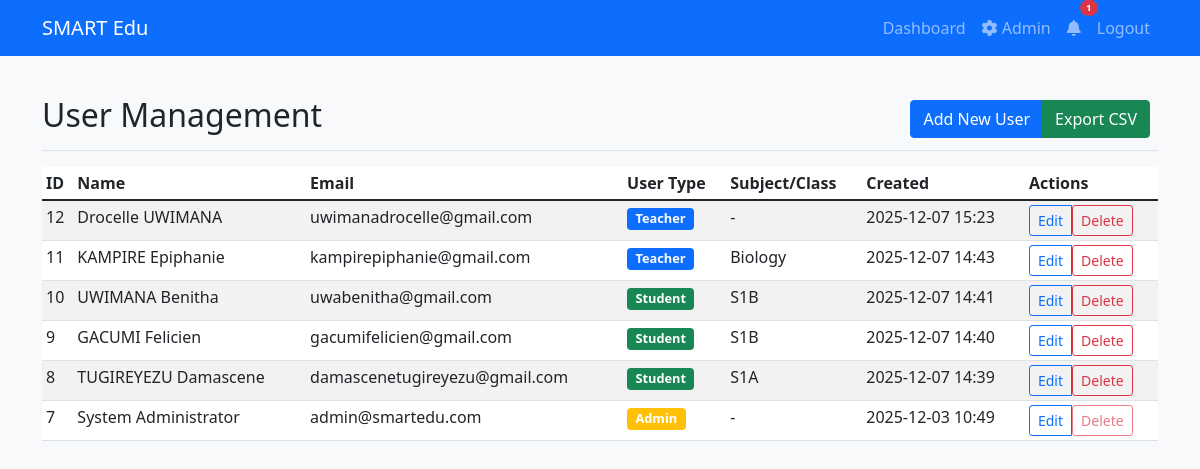
The page /admin/users (signed in) on the database its author committed.
### models/models.py (models this page shows, shortened)
class User(UserMixin, db.Model):
    id = db.Column(db.Integer, primary_key=True)
    name = db.Column(db.String(100), nullable=False)
    email = db.Column(db.String(120), unique=True, nullable=False)
    password_hash = db.Column(db.String(128), nullable=False)
    user_type = db.Column(db.String(20), nullable=False)  # 'teacher', 'student', or 'admin'
    subject = db.Column(db.String(100))  # for teachers
    class_id = db.Column(db.Integer, db.ForeignKey('class.id'))  # for students
    created_at = db.Column(db.DateTime, default=datetime.utcnow)
    created_tasks = db.relationship('Task', backref='creator', lazy=True)
    assignments = db.relationship('Assignment', backref='student', lazy=True)
    selected_subjects = db.relationship('Subject', secondary=teacher_subjects, backref='teaching_teachers', lazy=True)

class Class(db.Model):
    id = db.Column(db.Integer, primary_key=True)
    name = db.Column(db.String(100), nullable=False, unique=True)
    description = db.Column(db.Text)
    created_by = db.Column(db.Integer, db.ForeignKey('user.id'), nullable=False)
    created_at = db.Column(db.DateTime, default=datetime.utcnow)
    creator = db.relationship('User', backref='created_classes', lazy=True, foreign_keys=[created_by])
    students = db.relationship('User', backref='student_class', lazy=True, foreign_keys='User.class_id')
    teachers = db.relationship('User', secondary=teacher_classes, backref='teaching_classes', lazy=True)

### app/admin.py (the view)
@admin.route('/users')
@login_required
def manage_users():
    users = User.query.order_by(desc(User.created_at)).all()
    return render_template('admin_users.html', users=users)

### app/admin.py (called while the page is built)
@admin.before_request
def require_admin():
    if not current_user.is_authenticated or current_user.user_type != 'admin':
        flash('Access denied. Admin privileges required.')
        return redirect(url_for('main.index'))

### models/models.py (called while the page is built)
@login_manager.user_loader
def load_user(user_id):
    return User.query.get(int(user_id))

### templates/admin_users.html (shortened to what this page needs)
{% extends "base.html" %}
{% block content %}
<div class="d-flex justify-content-between flex-wrap flex-md-nowrap align-items-center pt-3 pb-2 mb-3 border-bottom">
    <h1 class="h2">User Management</h1>
    <div class="btn-toolbar mb-2 mb-md-0">
        <div class="btn-group me-2">
            <a href="{{ url_for('admin.create_user') }}" class="btn btn-primary">
                 Add New User
            </a>
            <a href="{{ url_for('admin.export_users') }}" class="btn btn-success">
                 Export CSV
            </a>
        </div>
    </div>
</div>
<div class="table-responsive">
    <table class="table table-striped table-sm">
        <thead>
            <tr>
                <th>ID</th>
                <th>Name</th>
                <th>Email</th>
                <th>User Type</th>
                <th>Subject/Class</th>
                <th>Created</th>
                <th>Actions</th>
            </tr>
        </thead>
        <tbody>
            {% for user in users %}
            <tr>
                <td>{{ user.id }}</td>
                <td>{{ user.name }}</td>
                <td>{{ user.email }}</td>
                <td>
                    <span class="badge bg-{{ 'primary' if user.user_type == 'teacher' else 'success' if user.user_type == 'student' else 'warning' }}">
                        {{ user.user_type.title() }}
                    </span>
                </td>
                <td>{{ user.subject or (user.student_class.name if user.student_class else '-') }}</td>
                <td>{{ user.created_at.strftime('%Y-%m-%d %H:%M') }}</td>
                <td>
                    <div class="btn-group" role="group">
                        <a href="{{ url_for('admin.edit_user', user_id=user.id) }}" class="btn btn-sm btn-outline-primary">
                             Edit
                        </a>
                        <form method="POST" action="{{ url_for('admin.delete_user', user_id=user.id) }}" style="display: inline;" onsubmit="return confirm('Are you sure you want to delete this user? This action cannot be undone.')">
                            <button type="submit" class="btn btn-sm btn-outline-danger" {% if user.id == current_user.id %}disabled{% endif %}>
                                 Delete
                            </button>
                        </form>
                    </div>
                </td>
            </tr>
            {% endfor %}
        </tbody>
    </table>
</div>
{% endblock %}

### static/style.css (style rules this page uses)
body { background-color: #f8f9fa; }
.table { background-color: white; }
.badge { font-size: 0.8em; }

### rows shown on the page
User: id "12", name "Drocelle UWIMANA", email "uwimanadrocelle@gmail.com", user_type "Teacher", subject "-", created_at "2025-12-07 15:23"
User: id "11", name "KAMPIRE Epiphanie", email "kampirepiphanie@gmail.com", user_type "Teacher", subject "Biology", created_at "2025-12-07 14:43"
User: id "10", name "UWIMANA Benitha", email "uwabenitha@gmail.com", user_type "Student", subject.name "S1B", created_at "2025-12-07 14:41"
User: id "9", name "GACUMI Felicien", email "gacumifelicien@gmail.com", user_type "Student", subject.name "S1B", created_at "2025-12-07 14:40"
User: id "8", name "TUGIREYEZU Damascene", email "damascenetugireyezu@gmail.com", user_type "Student", subject.name "S1A", created_at "2025-12-07 14:39"
User: id "7", name "System Administrator", email "admin@smartedu.com", user_type "Admin", subject "-", created_at "2025-12-03 10:49"
